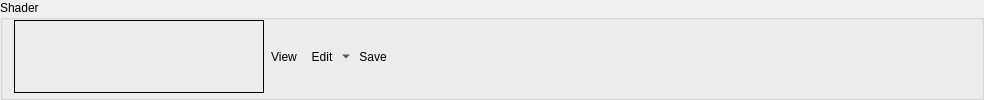
        <widget class="QGroupBox" name="fsShaderGroup">
         <property name="sizePolicy">
          <sizepolicy hsizetype="Preferred" vsizetype="Minimum">
           <horstretch>0</horstretch>
           <verstretch>0</verstretch>
          </sizepolicy>
         </property>
         <property name="title">
          <string>Shader</string>
         </property>
         <layout class="QHBoxLayout" name="horizontalLayout_16">
          <property name="spacing">
           <number>0</number>
          </property>
          <property name="topMargin">
           <number>0</number>
          </property>
          <property name="bottomMargin">
           <number>4</number>
          </property>
          <item>
           <widget class="RDLabel" name="fsShader">
            <property name="minimumSize">
             <size>
              <width>250</width>
              <height>0</height>
             </size>
            </property>
            <property name="cursor">
             <cursorShape>PointingHandCursor</cursorShape>
            </property>
            <property name="toolTip">
             <string>Open Shader Source</string>
            </property>
            <property name="frameShape">
             <enum>QFrame::Box</enum>
            </property>
            <property name="text">
             <string/>
            </property>
           </widget>
          </item>
          <item>
           <widget class="QToolButton" name="fsShaderViewButton">
            <property name="cursor">
             <cursorShape>PointingHandCursor</cursorShape>
            </property>
            <property name="toolTip">
             <string>Open Shader Source</string>
            </property>
            <property name="text">
             <string>View</string>
            </property>
            <property name="icon">
             <iconset resource="../../Resources/resources.qrc">
              <normaloff>:/action.png</normaloff>:/action.png</iconset>
            </property>
            <property name="toolButtonStyle">
             <enum>Qt::ToolButtonTextBesideIcon</enum>
            </property>
            <property name="autoRaise">
             <bool>true</bool>
            </property>
           </widget>
          </item>
          <item>
           <widget class="QToolButton" name="fsShaderEditButton">
            <property name="toolTip">
             <string>Edit Shader</string>
            </property>
            <property name="text">
             <string>Edit</string>
            </property>
            <property name="icon">
             <iconset resource="../../Resources/resources.qrc">
              <normaloff>:/page_white_edit.png</normaloff>:/page_white_edit.png</iconset>
            </property>
            <property name="popupMode">
             <enum>QToolButton::MenuButtonPopup</enum>
            </property>
            <property name="toolButtonStyle">
             <enum>Qt::ToolButtonTextBesideIcon</enum>
            </property>
            <property name="autoRaise">
             <bool>true</bool>
            </property>
           </widget>
          </item>
          <item>
           <widget class="QToolButton" name="fsShaderSaveButton">
            <property name="toolTip">
             <string>Save Shader GLSL</string>
            </property>
            <property name="text">
             <string>Save</string>
            </property>
            <property name="icon">
             <iconset resource="../../Resources/resources.qrc">
              <normaloff>:/save.png</normaloff>:/save.png</iconset>
            </property>
            <property name="toolButtonStyle">
             <enum>Qt::ToolButtonTextBesideIcon</enum>
            </property>
            <property name="autoRaise">
             <bool>true</bool>
            </property>
           </widget>
          </item>
          <item>
           <spacer name="fsShaderSpacer">
            <property name="orientation">
             <enum>Qt::Horizontal</enum>
            </property>
            <property name="sizeHint" stdset="0">
             <size>
              <width>576</width>
              <height>20</height>
             </size>
            </property>
           </spacer>
          </item>
         </layout>
        </widget>
